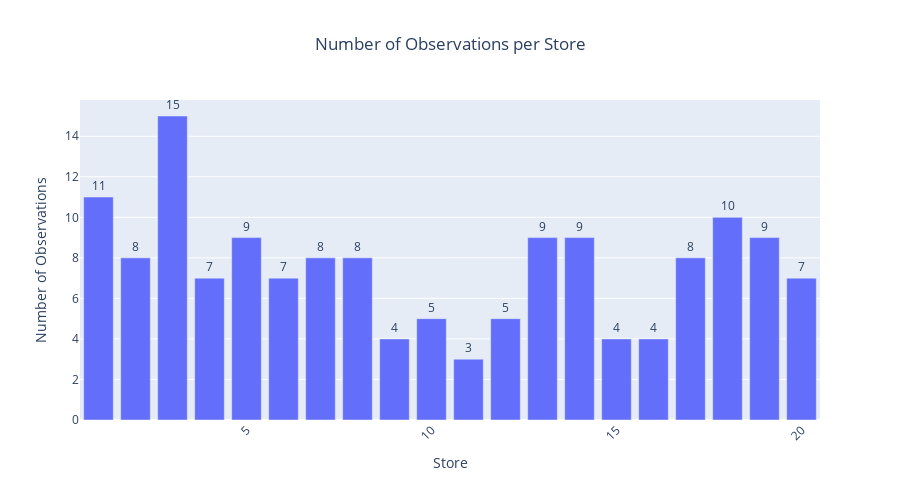
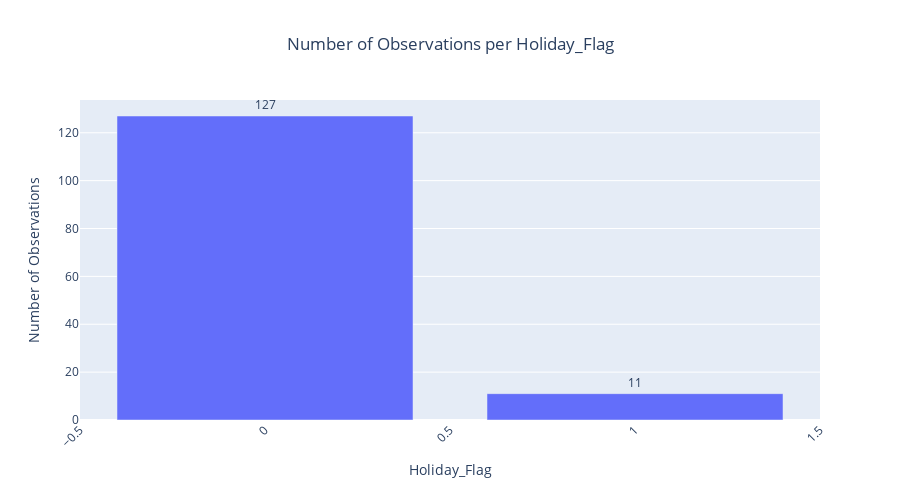

Notebook source saved alongside these figures, in order:
### Code cell
count_plot(dataset, "Store")
count_plot(dataset, "Holiday_Flag")

### Figure 1 — Plotly figure (JSON) as saved in the notebook; plotly's stock layout.template omitted (floating-point values rounded to 4 significant figures)
{"data": [{"alignmentgroup": "True", "hovertemplate": "<b>Store</b>: %{x}<br><b>Count</b>: %{y}", "legendgroup": "", "marker": {"color": "#636efa", "pattern": {"shape": ""}}, "name": "", "offsetgroup": "", "orientation": "v", "showlegend": false, "text": [15, 11, 10, 9, 9, 9, 9, 8, 8, 8, 8, 7, 7, 7, 5, 5, 4, 4, 4, 3], "textposition": "outside", "type": "bar", "x": [3, 1, 18, 19, 5, 14, 13, 7, 17, 2, 8, 6, 20, 4, 12, 10, 15, 16, 9, 11], "xaxis": "x", "y": [15, 11, 10, 9, 9, 9, 9, 8, 8, 8, 8, 7, 7, 7, 5, 5, 4, 4, 4, 3], "yaxis": "y"}], "layout": {"bargap": 0.2, "barmode": "relative", "height": 500, "legend": {"tracegroupgap": 0}, "title": {"text": "Number of Observations per Store", "x": 0.5}, "xaxis": {"anchor": "y", "domain": [0, 1], "tickangle": -45, "title": {"text": "Store"}}, "yaxis": {"anchor": "x", "domain": [0, 1], "title": {"text": "Number of Observations"}}}}

### Figure 2 — Plotly figure (JSON) as saved in the notebook; plotly's stock layout.template omitted (floating-point values rounded to 4 significant figures)
{"data": [{"alignmentgroup": "True", "hovertemplate": "<b>Holiday_Flag</b>: %{x}<br><b>Count</b>: %{y}", "legendgroup": "", "marker": {"color": "#636efa", "pattern": {"shape": ""}}, "name": "", "offsetgroup": "", "orientation": "v", "showlegend": false, "text": [127, 11], "textposition": "outside", "type": "bar", "x": [0, 1], "xaxis": "x", "y": [127, 11], "yaxis": "y"}], "layout": {"bargap": 0.2, "barmode": "relative", "height": 500, "legend": {"tracegroupgap": 0}, "title": {"text": "Number of Observations per Holiday_Flag", "x": 0.5}, "xaxis": {"anchor": "y", "domain": [0, 1], "tickangle": -45, "title": {"text": "Holiday_Flag"}}, "yaxis": {"anchor": "x", "domain": [0, 1], "title": {"text": "Number of Observations"}}}}
